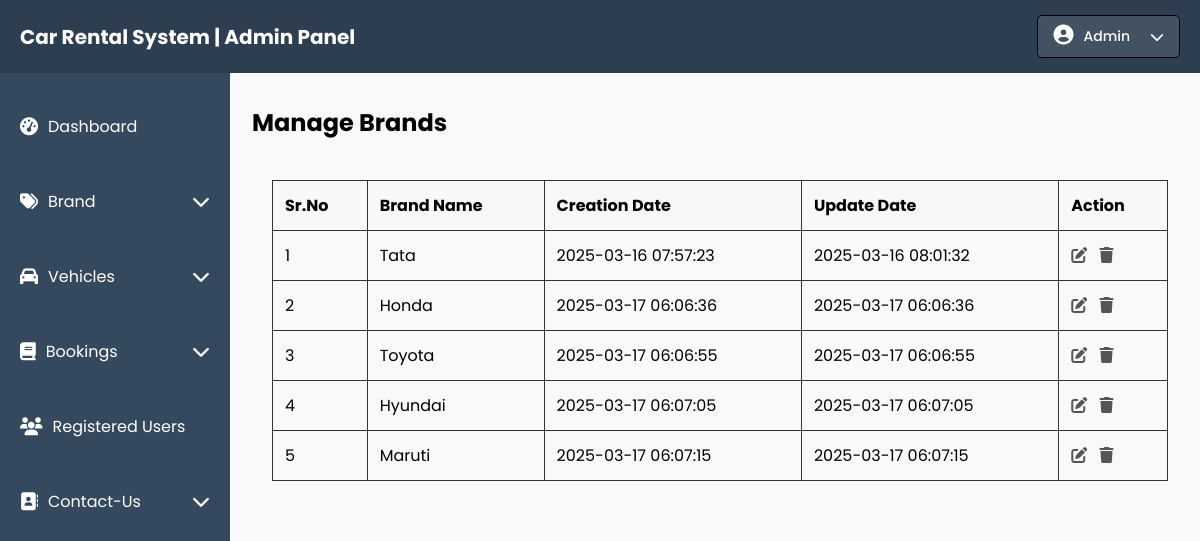
Screenshot of /Admin/manage-brand.php with the database file from the repository.
### tables this page shows
CREATE TABLE `brands` (
  `id` int(11) NOT NULL,
  `brand_name` varchar(255) NOT NULL,
  `created_at` timestamp NOT NULL DEFAULT current_timestamp(),
  `updated_at` timestamp NULL DEFAULT current_timestamp() ON UPDATE current_timestamp()
);

### Admin/manage-brand.php (the view, shortened to what this page needs)
<?php
include('connection.php');
try {
    $query = "SELECT * FROM brands ORDER BY id";
    $stmt = $pdo->prepare($query);
    $stmt->execute();
    $brands = $stmt->fetchAll(PDO::FETCH_ASSOC);
} catch (PDOException $e) {
    die("Database error: " . $e->getMessage());
}
?>
<!DOCTYPE html>
<html lang="en">
    <head>
        <link rel="stylesheet" href="style.css">
        <link rel="stylesheet" href="https://cdnjs.cloudflare.com/ajax/libs/font-awesome/6.7.2/css/all.min.css" />
    </head>
    <body>
        <?php include 'include/navbar.php'; ?>
        <div class="main-container">
            <?php include 'include/sidebar.php'; ?>
            <div class="table-content">
                <h2>Manage Brands</h2>
                <div class="table-container">
                    <table>
                        <thead>
                            <tr>
                                <th>Sr.No</th>
                                <th>Brand Name</th>
                                <th>Creation Date</th>
                                <th>Update Date</th>
                                <th>Action</th>
                            </tr>
                        </thead>
                        <tbody>
                            <?php $count = 1; foreach ($brands as $row): ?>
                                <tr>
                                    <td><?php echo $count++; ?></td>
                                    <td><?php echo htmlspecialchars($row['brand_name']); ?></td>
                                    <td><?php echo $row['created_at']; ?></td>
                                    <td><?php echo !empty($row['updated_at']) ? $row['updated_at'] : 'N/A'; ?></td>
                                    <td>
                                        <a href="update-brand.php?id=<?php echo $row['id']; ?>"><i class="fas fa-edit"></i></a>
                                        <a href="manage-brand.php?delete=<?php echo $row['id']; ?>" onclick="return confirm('Are you sure?')"><i class="fas fa-trash"></i></a>
                                    </td>
                                </tr>
                            <?php endforeach; ?>
                        </tbody>
                    </table>
                </div>
            </div>
        </div>
    </body>
</html>

### Admin/style.css (style rules this page uses)
body { font-family: 'Poppins', sans-serif; margin: 0; padding: 0; background-color: #f8f9fa; }
.main-container { display: flex; align-items: flex-start; }
.table-content { flex: 1; padding: 12px; margin-left: 10px; border-radius: 5px; }
.table-content h2 { font-size: 24px; margin-bottom: 20px; }
.table-container { padding: 20px; border-radius: 8px; }
.table-container table { width: 100%; border-collapse: collapse; }
.table-container table thead { background: #f8f8f8; }
.table-container table th, .table-container table td { padding: 12px; text-align: left; border: 1px solid #333; }
.table-container table td i { margin-right: 8px; color: #555; }

### rows the page displays
brands: brand_name "Tata", created_at "2025-03-16 07:57:23", updated_at "2025-03-16 08:01:32"
brands: brand_name "Honda", created_at "2025-03-17 06:06:36", updated_at "2025-03-17 06:06:36"
brands: brand_name "Toyota", created_at "2025-03-17 06:06:55", updated_at "2025-03-17 06:06:55"
brands: brand_name "Hyundai", created_at "2025-03-17 06:07:05", updated_at "2025-03-17 06:07:05"
brands: brand_name "Maruti", created_at "2025-03-17 06:07:15", updated_at "2025-03-17 06:07:15"
